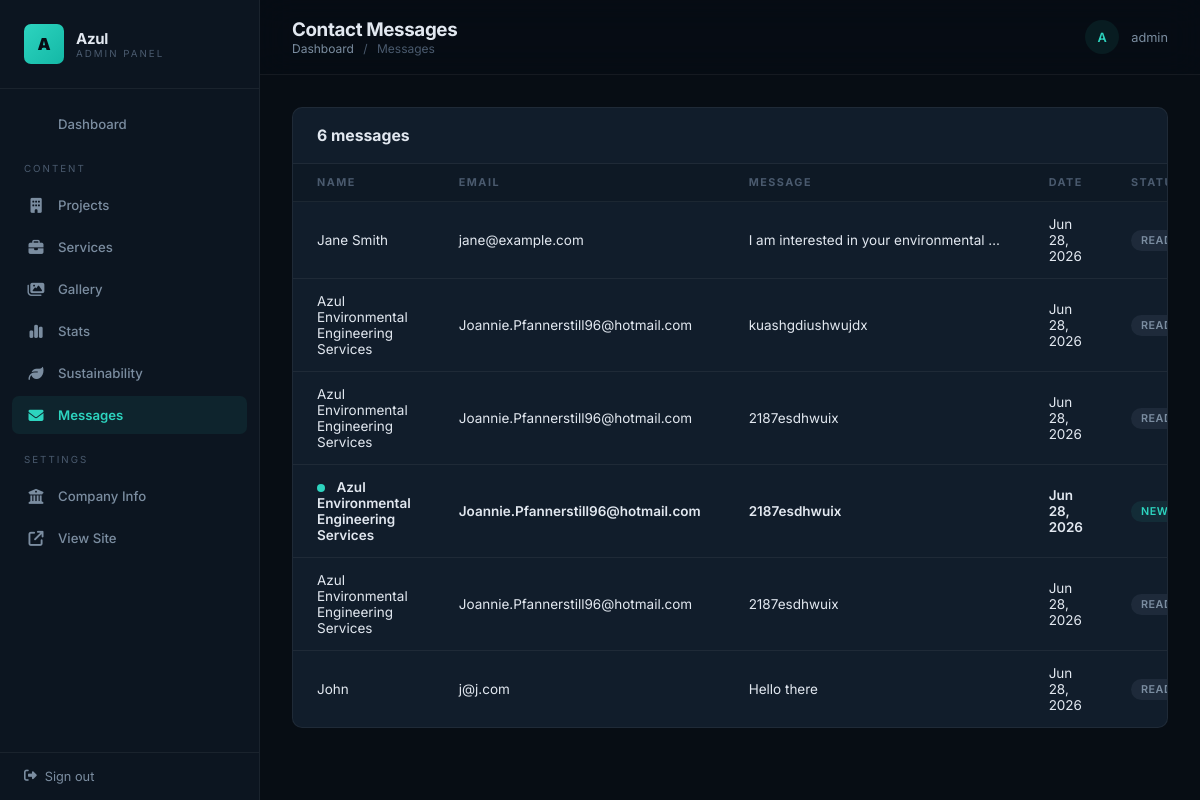
The app's page /manage/admin/messages/ (signed in) with its own data.
### core/models.py (models this page shows, shortened)
class ContactMessage(models.Model):
    name = models.CharField(max_length=200)
    email = models.EmailField()
    phone = models.CharField(max_length=30, blank=True, help_text='Optional — international format e.g. +1 555 234 5678')
    message = models.TextField()
    created_at = models.DateTimeField(auto_now_add=True)
    read = models.BooleanField(default=False)
    class Meta:
        ordering = ['-created_at']
        verbose_name = 'Contact Message'
        verbose_name_plural = 'Contact Messages'

### dashboard/views.py (the view)
# urls.py: path('messages/', views.contact_messages, name='dashboard_contact_messages'),
@login_required(login_url='dashboard_login')
@superuser_required
def contact_messages(request):
    msgs = ContactMessage.objects.all()
    return render(request, 'dashboard/contact_messages/list.html', {'contact_messages': msgs})

### core/context_processors.py (called while the page is built)
def company_context(request):
    return {'company': CompanyInfo.objects.first()}

### dashboard/views.py (called while the page is built)
def superuser_required(view_func):
    return user_passes_test(lambda u: u.is_superuser, login_url='dashboard_login')(view_func)

### templates/dashboard/contact_messages/list.html (shortened to what this page needs)
{% extends 'dashboard/base.html' %}
{% block header_title %}Contact Messages{% endblock %}
{% block breadcrumb %}<a href="{% url 'dashboard_home' %}">Dashboard</a> <span>/</span> Messages{% endblock %}
{% block dashboard_content %}
<div class="table-wrapper">
    <div class="table-toolbar">
        <span class="table-toolbar__title">{{ contact_messages.count }} message{{ contact_messages.count|pluralize }}</span>
    </div>
    {% if contact_messages %}
    <table>
        <thead>
            <tr>
                <th>Name</th>
                <th>Email</th>
                <th>Message</th>
                <th>Date</th>
                <th>Status</th>
            </tr>
        </thead>
        <tbody>
            {% for msg in contact_messages %}
            <tr style="{% if not msg.read %}font-weight: 600;{% endif %}">
                <td>
                    {% if not msg.read %}<span style="display:inline-block;width:8px;height:8px;border-radius:50%;background:var(--accent);margin-right:8px;"></span>{% endif %}
                    {{ msg.name }}
                </td>
                <td>{{ msg.email }}</td>
                <td style="max-width: 300px; overflow: hidden; text-overflow: ellipsis; white-space: nowrap;">{{ msg.message|truncatechars:80 }}</td>
                <td>{{ msg.created_at|date:"M d, Y" }}</td>
                <td>{% if msg.read %}<span class="badge badge--muted">Read</span>{% else %}<span class="badge badge--success">New</span>{% endif %}</td>
            </tr>
            {% endfor %}
        </tbody>
    </table>
    {% else %}
    <div class="empty"><i class="fa-solid fa-envelope-open"></i><p>No messages yet.</p></div>
    {% endif %}
</div>
{% endblock %}

### templates/dashboard/base.html (shortened to what this page needs)
<!DOCTYPE html>
<html lang="en">
<head>
    <link rel="stylesheet" href="https://cdnjs.cloudflare.com/ajax/libs/font-awesome/6.5.1/css/all.min.css">
</head>
<body>
    <aside class="sidebar">
        <div class="sidebar__brand">
            <div class="sidebar__brand-icon">A</div>
            <div>
                <div class="sidebar__brand-text">Azul</div>
                <div class="sidebar__brand-sub">Admin Panel</div>
            </div>
        </div>
        <nav class="sidebar__nav">
            <a href="{% url 'dashboard_home' %}" class="sidebar__link {% if request.resolver_match.url_name == 'dashboard_home' %}active{% endif %}">
                 Dashboard
            </a>
            <div class="sidebar__section">Content</div>
            <a href="{% url 'dashboard_projects' %}" class="sidebar__link {% if 'project' in request.resolver_match.url_name %}active{% endif %}">
                <i class="fa-solid fa-building"></i> Projects
            </a>
            <a href="{% url 'dashboard_services' %}" class="sidebar__link {% if 'service' in request.resolver_match.url_name %}active{% endif %}">
                <i class="fa-solid fa-briefcase"></i> Services
            </a>
            <a href="{% url 'dashboard_gallery' %}" class="sidebar__link {% if 'gallery' in request.resolver_match.url_name %}active{% endif %}">
                <i class="fa-solid fa-images"></i> Gallery
            </a>
            <a href="{% url 'dashboard_stats' %}" class="sidebar__link {% if 'stat' in request.resolver_match.url_name %}active{% endif %}">
                <i class="fa-solid fa-chart-simple"></i> Stats
            </a>
            <a href="{% url 'dashboard_sustainability' %}" class="sidebar__link {% if 'sustainability' in request.resolver_match.url_name %}active{% endif %}">
                <i class="fa-solid fa-leaf"></i> Sustainability
            </a>
            <a href="{% url 'dashboard_contact_messages' %}" class="sidebar__link {% if 'message' in request.resolver_match.url_name %}active{% endif %}">
                <i class="fa-solid fa-envelope"></i> Messages
            </a>
            <div class="sidebar__section">Settings</div>
            <a href="{% url 'dashboard_company' %}" class="sidebar__link {% if 'company' in request.resolver_match.url_name %}active{% endif %}">
                <i class="fa-solid fa-building-columns"></i> Company Info
            </a>
            <a href="{% url 'home' %}" class="sidebar__link" target="_blank">
                <i class="fa-solid fa-arrow-up-right-from-square"></i> View Site
            </a>
        </nav>
        <div class="sidebar__footer">
            <a href="{% url 'dashboard_logout' %}">
                <i class="fa-solid fa-right-from-bracket"></i> Sign out
            </a>
        </div>
    </aside>
    <div class="main">
        <header class="main__header">
            <div>
                <h1 class="main__title">{% block header_title %}Dashboard{% endblock %}</h1>
                <div class="main__breadcrumb">{% block breadcrumb %}{% endblock %}</div>
            </div>
            <div class="main__user">
                <div class="main__user-avatar">{{ request.user.username|first|upper }}</div>
                {{ request.user.username }}
            </div>
        </header>
        <div class="main__content">
            {% block dashboard_content %}{% endblock %}
        </div>
    </div>
</body>
</html>

### templates/dashboard/base.html (style rules this page uses)
:root { --bg: #070d14; --bg-sidebar: #0c1520; --bg-card: #111d2b; --bg-elevated: #162636; --bg-input: #0d1926; --text: #e2e8f0; --text-muted: #7b8da0; --text-dim: #4a5a6e; --accent: #2dd4bf; --accent-dark: #14b8a6; --accent-glow: rgba(45, 212, 191, 0.2); --accent-dim: rgba(45, 212, 191, 0.08); --red: #f87171; --red-dim: rgba(248, 113, 113, 0.12); --gold: #d4a853; --border: rgba(255, 255, 255, 0.06); --radius: 10px; --radius-sm: 7px; --font: 'Inter', sans-serif; --sidebar-w: 260px; --transition: 0.25s ease; }
*, *::before, *::after { box-sizing: border-box; margin: 0; padding: 0; }
html { font-size: 15px; }
body { font-family: var(--font); background: var(--bg); color: var(--text); display: flex; min-height: 100vh; -webkit-font-smoothing: antialiased; }
a { color: inherit; text-decoration: none; }
.sidebar { width: var(--sidebar-w); background: var(--bg-sidebar); border-right: 1px solid var(--border); display: flex; flex-direction: column; position: fixed; top: 0; left: 0; bottom: 0; z-index: 100; overflow-y: auto; }
.sidebar__brand { padding: 24px; border-bottom: 1px solid var(--border); display: flex; align-items: center; gap: 12px; }
.sidebar__brand-icon { width: 40px; height: 40px; background: linear-gradient(135deg, var(--accent), var(--accent-dark)); border-radius: var(--radius-sm); display: flex; align-items: center; justify-content: center; font-weight: 900; font-size: 1.1rem; color: #070d14; }
.sidebar__brand-text { font-weight: 700; font-size: 1rem; letter-spacing: -0.02em; }
.sidebar__brand-sub { font-size: 0.65rem; color: var(--text-dim); text-transform: uppercase; letter-spacing: 2px; }
.sidebar__nav { flex: 1; padding: 16px 12px; display: flex; flex-direction: column; gap: 4px; }
.sidebar__section { font-size: 0.65rem; text-transform: uppercase; letter-spacing: 2px; color: var(--text-dim); padding: 16px 12px 8px; }
.sidebar__link { display: flex; align-items: center; gap: 12px; padding: 11px 14px; border-radius: var(--radius-sm); font-size: 0.88rem; font-weight: 500; color: var(--text-muted); transition: var(--transition); }
.sidebar__link.active { background: var(--accent-dim); color: var(--accent); font-weight: 600; }
.sidebar__link i { width: 20px; text-align: center; font-size: 1rem; }
.sidebar__footer { padding: 16px 24px; border-top: 1px solid var(--border); }
.sidebar__footer a { font-size: 0.85rem; color: var(--text-muted); transition: color 0.2s; display: flex; align-items: center; gap: 8px; }
.main { margin-left: var(--sidebar-w); flex: 1; min-width: 0; }
.main__header { background: rgba(7, 13, 20, 0.85); backdrop-filter: blur(16px); border-bottom: 1px solid var(--border); padding: 18px 32px; display: flex; align-items: center; justify-content: space-between; position: sticky; top: 0; z-index: 50; }
.main__title { font-size: 1.25rem; font-weight: 700; letter-spacing: -0.02em; }
.main__breadcrumb { font-size: 0.8rem; color: var(--text-dim); }
.main__breadcrumb a { color: var(--text-muted); transition: color 0.2s; }
.main__breadcrumb span { margin: 0 6px; }
.main__user { display: flex; align-items: center; gap: 12px; font-size: 0.85rem; color: var(--text-muted); }
.main__user img, .main__user-avatar { width: 34px; height: 34px; border-radius: 50%; background: var(--accent-dim); display: flex; align-items: center; justify-content: center; color: var(--accent); font-weight: 600; font-size: 0.85rem; }
.main__content { padding: 32px; max-width: 1400px; }
.table-wrapper { background: var(--bg-card); border: 1px solid var(--border); border-radius: var(--radius); overflow: hidden; }
.table-toolbar { display: flex; align-items: center; justify-content: space-between; padding: 18px 24px; border-bottom: 1px solid var(--border); }
.table-toolbar__title { font-size: 1.05rem; font-weight: 700; }
table { width: 100%; border-collapse: collapse; }
th { text-align: left; padding: 12px 24px; font-size: 0.72rem; text-transform: uppercase; letter-spacing: 1.5px; color: var(--text-dim); background: rgba(0,0,0,0.15); border-bottom: 1px solid var(--border); }
td { padding: 14px 24px; font-size: 0.9rem; border-bottom: 1px solid var(--border); }
tr:last-child td { border-bottom: none; }
.badge { display: inline-block; padding: 4px 10px; border-radius: 100px; font-size: 0.72rem; font-weight: 600; text-transform: uppercase; letter-spacing: 0.5px; }
.badge--success { background: var(--accent-dim); color: var(--accent); }
.badge--muted { background: rgba(123, 141, 160, 0.12); color: var(--text-muted); }

### records on screen
ContactMessage: name "Jane Smith", email "jane@example.com", message "I am interested in your environmental…", created_at "Jun 28, 2026", read "READ"
ContactMessage: name "Azul Environmental Engineering Services", email "Joannie.Pfannerstill96@hotmail.com", message "kuashgdiushwujdx", created_at "Jun 28, 2026", read "READ"
ContactMessage: name "Azul Environmental Engineering Services", email "Joannie.Pfannerstill96@hotmail.com", message "2187esdhwuix", created_at "Jun 28, 2026", read "READ"
ContactMessage: read False (drawn), name "Azul Environmental Engineering Services", email "Joannie.Pfannerstill96@hotmail.com", message "2187esdhwuix", created_at "Jun 28, 2026"
ContactMessage: name "Azul Environmental Engineering Services", email "Joannie.Pfannerstill96@hotmail.com", message "2187esdhwuix", created_at "Jun 28, 2026", read "READ"
ContactMessage: name "John", email "j@j.com", message "Hello there", created_at "Jun 28, 2026", read "READ"

### other values on screen
{{ request.user.username|first|upper }} "A"
{{ request.user.username }} "admin"
{{ contact_messages.count }} "6"
